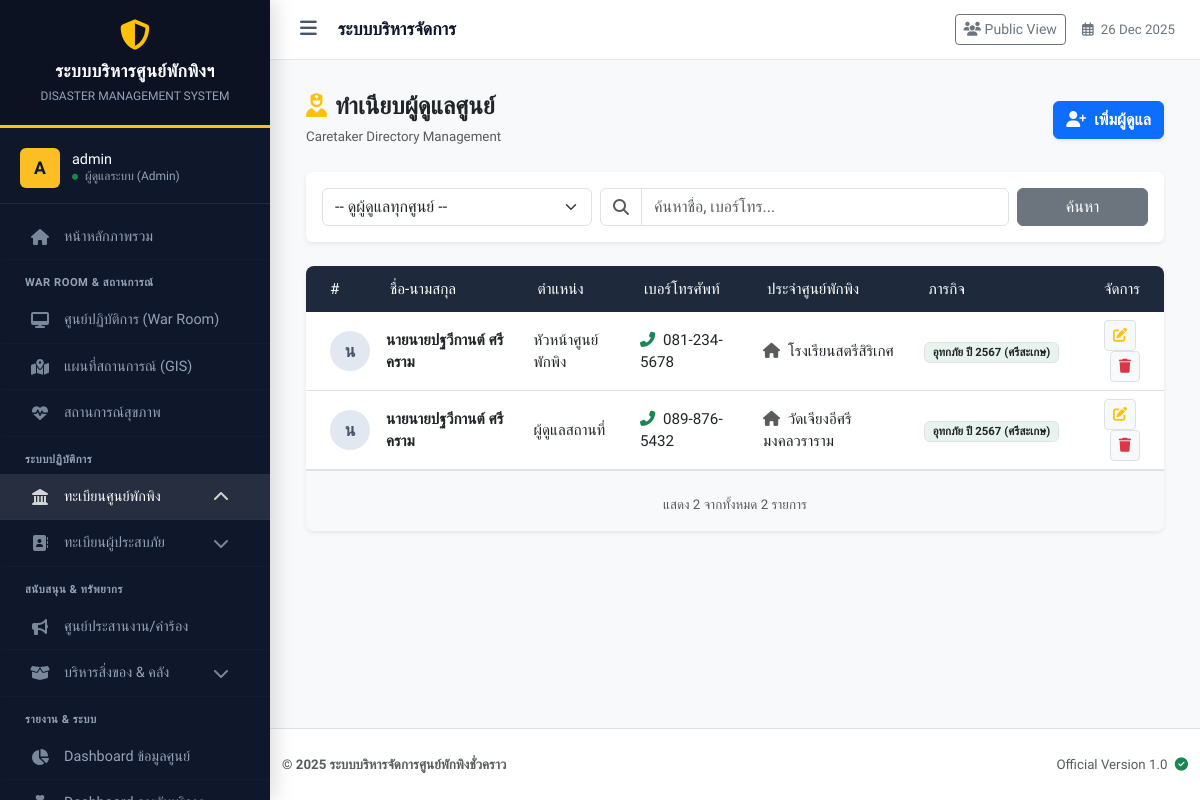
Page /caretaker_list.php (signed in) on the committed database.
### tables this page shows
CREATE TABLE `caretakers` (
  `id` int(11) NOT NULL,
  `prefix` varchar(50) DEFAULT NULL,
  `first_name` varchar(100) NOT NULL DEFAULT '',
  `last_name` varchar(100) NOT NULL DEFAULT '',
  `shelter_id` int(11) NOT NULL,
  `full_name` varchar(100) NOT NULL,
  `phone` varchar(20) NOT NULL,
  `position` varchar(100) DEFAULT NULL,
  `status` enum('active','inactive') NOT NULL DEFAULT 'active'
);

CREATE TABLE `shelters` (
  `id` int(11) NOT NULL,
  `incident_id` int(11) NOT NULL COMMENT 'ผูกกับเหตุการณ์ไหน',
  `name` varchar(200) NOT NULL COMMENT 'ชื่อศูนย์',
  `location` text NOT NULL COMMENT 'ที่ตั้ง',
  `latitude` decimal(10,8) DEFAULT NULL,
  `longitude` decimal(11,8) DEFAULT NULL,
  `capacity` int(11) NOT NULL DEFAULT 0 COMMENT 'ความจุสูงสุด',
  `contact_phone` varchar(20) DEFAULT NULL,
  `status` enum('open','full','closed') NOT NULL DEFAULT 'open',
  `last_updated` datetime DEFAULT NULL
);

CREATE TABLE `incidents` (
  `id` int(11) NOT NULL,
  `name` varchar(200) NOT NULL COMMENT 'ชื่อเหตุการณ์ (เช่น น้ำท่วมปี 67)',
  `type` varchar(50) NOT NULL DEFAULT 'other',
  `description` text DEFAULT NULL,
  `start_date` date NOT NULL,
  `end_date` date DEFAULT NULL,
  `status` enum('active','closed') NOT NULL DEFAULT 'active',
  `created_at` timestamp NOT NULL DEFAULT current_timestamp()
);

### caretaker_list.php (the view, shortened to what this page needs)
<?php
require_once 'config/db.php';
$page = isset($_GET['page']) ? (int)$_GET['page'] : 1;
$limit = 15;
$offset = ($page - 1) * $limit;
$keyword = isset($_GET['keyword']) ? trim($_GET['keyword']) : '';
$caretakers = [];
$total_records = 0;
try {
    $where_sql = " WHERE (c.first_name LIKE ? OR c.last_name LIKE ? OR c.phone LIKE ? OR s.name LIKE ?) ";
    $params = ["%$keyword%", "%$keyword%", "%$keyword%", "%$keyword%"];
    $sql_count = "SELECT COUNT(*)
            FROM caretakers c
            LEFT JOIN shelters s ON c.shelter_id = s.id
            " . $where_sql;
    $stmt_count = $pdo->prepare($sql_count);
    $stmt_count->execute($params);
    $total_records = $stmt_count->fetchColumn();
    $sql = "SELECT c.*, s.name as shelter_name, i.name as incident_name, i.status as incident_status
            FROM caretakers c
            LEFT JOIN shelters s ON c.shelter_id = s.id
            LEFT JOIN incidents i ON s.incident_id = i.id
            " . $where_sql . "
            ORDER BY c.first_name ASC LIMIT $limit OFFSET $offset";
    $stmt = $pdo->prepare($sql);
    $stmt->execute($params);
    $caretakers = $stmt->fetchAll();
} catch (\PDOException $e) {
    $db_error = "เกิดข้อผิดพลาดฐานข้อมูล: " . $e->getMessage();
}
?>
<!DOCTYPE html>
<html lang="th">
<head>
</head>
<body class="bg-light">
<?php include 'includes/header.php'; ?>
<div class="container-fluid">
    <div class="d-flex justify-content-between align-items-center mb-4 pt-2">
        <div>
            <h4 class="fw-bold text-dark mb-1">
                <i class="fas fa-user-nurse text-warning me-2"></i>ทำเนียบผู้ดูแลศูนย์
            </h4>
            <span class="text-muted small">Caretaker Directory Management</span>
        </div>
        <button class="btn btn-primary shadow-sm fw-bold" type="button" onclick="openAddModal()">
            <i class="fas fa-user-plus me-2"></i>เพิ่มผู้ดูแล
        </button>
    </div>
    <div class="card border-0 shadow-sm mb-4">
        <div class="card-body p-3">
            <form action="" method="GET" class="row g-2 align-items-center">
                <div class="col-md-4">
                    <select name="shelter_filter" class="form-select" onchange="this.form.submit()">
                        <option value="">-- ดูผู้ดูแลทุกศูนย์ --</option>
                    </select>
                </div>
                <div class="col-md-6">
                    <div class="input-group">
                        <span class="input-group-text bg-white text-muted"><i class="fas fa-search"></i></span>
                        <input type="text" name="keyword" class="form-control" placeholder="ค้นหาชื่อ, เบอร์โทร..." value="<?php echo htmlspecialchars($keyword); ?>">
                    </div>
                </div>
                <div class="col-md-2">
                    <button type="submit" class="btn btn-secondary w-100">ค้นหา</button>
                </div>
            </form>
        </div>
    </div>
    <div class="card border-0 shadow-sm rounded-3 overflow-hidden">
        <div class="card-body p-0">
            <div class="table-responsive">
                <table class="table table-hover align-middle mb-0 table-official">
                    <thead>
                        <tr>
                            <th class="ps-4" style="width: 60px;">#</th>
                            <th>ชื่อ-นามสกุล</th>
                            <th>ตำแหน่ง</th>
                            <th>เบอร์โทรศัพท์</th>
                            <th>ประจำศูนย์พักพิง</th>
                            <th>ภารกิจ</th>
                            <th class="text-end pe-4">จัดการ</th>
                        </tr>
                    </thead>
                    <tbody>
                        <?php if(count($caretakers) > 0): ?>
                            <?php foreach ($caretakers as $row): ?>
                            <tr>
                                <td class="ps-4">
                                    <div class="avatar-initial">
                                        <?php echo mb_substr($row['first_name'], 0, 1); ?>
                                    </div>
                                </td>
                                <td>
                                    <div class="fw-bold text-dark"><?php echo htmlspecialchars($row['prefix'] . $row['first_name'] . ' ' . $row['last_name']); ?></div>
                                </td>
                                <td><?php echo htmlspecialchars($row['position']); ?></td>
                                <td>
                                    <?php if($row['phone']): ?>
                                        <a href="tel:<?php echo $row['phone']; ?>" class="text-decoration-none text-dark">
                                            <i class="fas fa-phone-alt text-success me-1"></i> <?php echo $row['phone']; ?>
                                        </a>
                                    <?php else: ?>
                                        <span class="text-muted">-</span>
                                    <?php endif; ?>
                                </td>
                                <td>
                                    <?php if($row['shelter_name']): ?>
                                        <i class="fas fa-home text-muted me-1"></i> <?php echo htmlspecialchars($row['shelter_name']); ?>
                                    <?php else: ?>
                                        <span class="text-muted fst-italic">ไม่ระบุ</span>
                                    <?php endif; ?>
                                </td>
                                <td>
                                    <?php if($row['incident_name']): ?>
                                        <span class="badge <?php echo ($row['incident_status']=='active'?'bg-success':'bg-secondary'); ?> bg-opacity-10 text-dark border">
                                            <?php echo htmlspecialchars($row['incident_name']); ?>
                                        </span>
                                    <?php else: ?>
                                        -
                                    <?php endif; ?>
                                </td>
                                <td class="text-end pe-4">
                                    <button class="btn btn-sm btn-light border me-1"
                                            onclick='openEditModal(<?php echo json_encode($row); ?>)'
                                            title="แก้ไข">
                                        <i class="fas fa-edit text-warning"></i>
                                    </button>
                                    <button onclick="confirmDelete(<?php echo $row['id']; ?>)" class="btn btn-sm btn-light border" title="ลบ">
                                        <i class="fas fa-trash text-danger"></i>
                                    </button>
                                </td>
                            </tr>
                            <?php endforeach; ?>
                        <?php endif; ?>
                    </tbody>
                </table>
            </div>
            <div class="p-3 bg-light border-top">
                <div class="text-center text-muted small mt-2">
                    แสดง <?php echo count($caretakers); ?> จากทั้งหมด <?php echo number_format($total_records); ?> รายการ
                </div>
            </div>
        </div>
    </div>
</div>
<?php include 'includes/footer.php'; ?>
</body>
</html>

### rows in the picture
caretakers: first_name "น", prefix+first_name+last_name "นายนายปฐวีกานต์ ศรีคราม", position "หัวหน้าศูนย์พักพิง", phone "081-234-5678", shelter.name "โรงเรียนสตรีสิริเกศ", incidents.name "อุทกภัย ปี 2567 (ศรีสะเกษ)"
caretakers: first_name "น", prefix+first_name+last_name "นายนายปฐวีกานต์ ศรีคราม", position "ผู้ดูแลสถานที่", phone "089-876-5432", shelter.name "วัดเจียงอีศรีมงคลวราราม", incidents.name "อุทกภัย ปี 2567 (ศรีสะเกษ)"

### other values in the picture
substr($_SESSION['username'] ?? 'U', 0, 1) "A"
$_SESSION['username'] "admin"
count($caretakers) "2"
$total_records "2"
